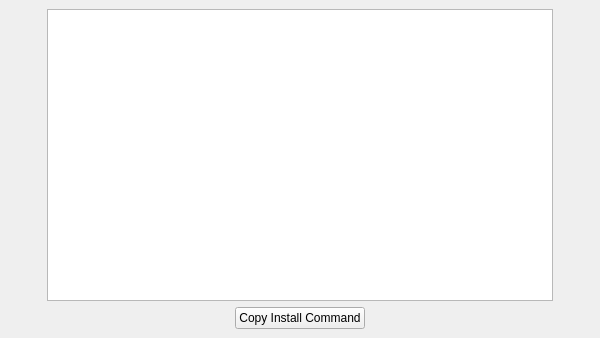
<?xml version="1.0" encoding="UTF-8"?>
<ui version="4.0">
 <class>Screenshots</class>
 <widget class="QWidget" name="Screenshots">
  <property name="geometry">
   <rect>
    <x>0</x>
    <y>0</y>
    <width>600</width>
    <height>338</height>
   </rect>
  </property>
  <property name="windowTitle">
   <string>Form</string>
  </property>
  <property name="styleSheet">
   <string notr="true"/>
  </property>
  <layout class="QHBoxLayout" name="horizontalLayout">
   <property name="leftMargin">
    <number>0</number>
   </property>
   <property name="topMargin">
    <number>0</number>
   </property>
   <property name="rightMargin">
    <number>0</number>
   </property>
   <property name="bottomMargin">
    <number>0</number>
   </property>
   <item>
    <widget class="QWidget" name="widget" native="true">
     <property name="styleSheet">
      <string notr="true"> QWidget#widget
       {
		  color: silver;
         background-image:url(:/icons/texture.png);
		 background-clip: border;

	background-color: qlineargradient(spread:reflect,
                 x1:1, y1:0, x2:1, y2:1, stop:0 
                rgba(24, 25, 26, 190), stop:1 
                rgba(24, 25, 26, 250));
}</string>
     </property>
     <layout class="QHBoxLayout" name="horizontalLayout_2">
      <item>
       <layout class="QVBoxLayout" name="verticalLayout_4">
        <item>
         <spacer name="verticalSpacer_7">
          <property name="orientation">
           <enum>Qt::Vertical</enum>
          </property>
          <property name="sizeType">
           <enum>QSizePolicy::Fixed</enum>
          </property>
          <property name="sizeHint" stdset="0">
           <size>
            <width>20</width>
            <height>24</height>
           </size>
          </property>
         </spacer>
        </item>
        <item>
         <spacer name="verticalSpacer">
          <property name="orientation">
           <enum>Qt::Vertical</enum>
          </property>
          <property name="sizeHint" stdset="0">
           <size>
            <width>20</width>
            <height>40</height>
           </size>
          </property>
         </spacer>
        </item>
        <item>
         <layout class="QVBoxLayout" name="verticalLayout_3">
          <item>
           <widget class="QPushButton" name="previous">
            <property name="sizePolicy">
             <sizepolicy hsizetype="Preferred" vsizetype="Fixed">
              <horstretch>0</horstretch>
              <verstretch>0</verstretch>
             </sizepolicy>
            </property>
            <property name="toolTip">
             <string>Previous (Arrow left)</string>
            </property>
            <property name="styleSheet">
             <string notr="true">background:transparent;
border: none;</string>
            </property>
            <property name="text">
             <string/>
            </property>
            <property name="icon">
             <iconset resource="icons.qrc">
              <normaloff>:/icons/arrow-left-circle-line.png</normaloff>:/icons/arrow-left-circle-line.png</iconset>
            </property>
            <property name="iconSize">
             <size>
              <width>28</width>
              <height>28</height>
             </size>
            </property>
            <property name="shortcut">
             <string>Left</string>
            </property>
           </widget>
          </item>
         </layout>
        </item>
        <item>
         <spacer name="verticalSpacer_2">
          <property name="orientation">
           <enum>Qt::Vertical</enum>
          </property>
          <property name="sizeHint" stdset="0">
           <size>
            <width>20</width>
            <height>40</height>
           </size>
          </property>
         </spacer>
        </item>
        <item>
         <spacer name="verticalSpacer_6">
          <property name="orientation">
           <enum>Qt::Vertical</enum>
          </property>
          <property name="sizeType">
           <enum>QSizePolicy::Fixed</enum>
          </property>
          <property name="sizeHint" stdset="0">
           <size>
            <width>20</width>
            <height>24</height>
           </size>
          </property>
         </spacer>
        </item>
       </layout>
      </item>
      <item>
       <layout class="QVBoxLayout" name="verticalLayout_5">
        <item>
         <widget class="graphicsView" name="graphicsViewWidget">
          <property name="verticalScrollBarPolicy">
           <enum>Qt::ScrollBarAlwaysOff</enum>
          </property>
          <property name="horizontalScrollBarPolicy">
           <enum>Qt::ScrollBarAlwaysOff</enum>
          </property>
         </widget>
        </item>
        <item alignment="Qt::AlignHCenter">
         <widget class="QPushButton" name="copyCommand">
          <property name="sizePolicy">
           <sizepolicy hsizetype="Maximum" vsizetype="Fixed">
            <horstretch>0</horstretch>
            <verstretch>0</verstretch>
           </sizepolicy>
          </property>
          <property name="text">
           <string>Copy Install Command</string>
          </property>
          <property name="icon">
           <iconset resource="icons.qrc">
            <normaloff>:/icons/file-copy-line.png</normaloff>:/icons/file-copy-line.png</iconset>
          </property>
         </widget>
        </item>
       </layout>
      </item>
      <item>
       <layout class="QVBoxLayout" name="verticalLayout_2">
        <item>
         <widget class="QPushButton" name="close">
          <property name="toolTip">
           <string>Close fullscreen view (Esc)</string>
          </property>
          <property name="styleSheet">
           <string notr="true">background:transparent;
border: none;</string>
          </property>
          <property name="text">
           <string/>
          </property>
          <property name="icon">
           <iconset resource="icons.qrc">
            <normaloff>:/icons/close-fill.png</normaloff>:/icons/close-fill.png</iconset>
          </property>
          <property name="iconSize">
           <size>
            <width>28</width>
            <height>28</height>
           </size>
          </property>
          <property name="shortcut">
           <string>Esc</string>
          </property>
         </widget>
        </item>
        <item>
         <spacer name="verticalSpacer_4">
          <property name="orientation">
           <enum>Qt::Vertical</enum>
          </property>
          <property name="sizeHint" stdset="0">
           <size>
            <width>20</width>
            <height>40</height>
           </size>
          </property>
         </spacer>
        </item>
        <item>
         <layout class="QVBoxLayout" name="verticalLayout">
          <item>
           <widget class="QPushButton" name="next">
            <property name="sizePolicy">
             <sizepolicy hsizetype="Preferred" vsizetype="Fixed">
              <horstretch>0</horstretch>
              <verstretch>0</verstretch>
             </sizepolicy>
            </property>
            <property name="toolTip">
             <string>Next (Arrow right)</string>
            </property>
            <property name="styleSheet">
             <string notr="true">background:transparent;
border: none;</string>
            </property>
            <property name="text">
             <string/>
            </property>
            <property name="icon">
             <iconset resource="icons.qrc">
              <normaloff>:/icons/arrow-right-circle-line.png</normaloff>:/icons/arrow-right-circle-line.png</iconset>
            </property>
            <property name="iconSize">
             <size>
              <width>28</width>
              <height>28</height>
             </size>
            </property>
            <property name="shortcut">
             <string>Right</string>
            </property>
           </widget>
          </item>
         </layout>
        </item>
        <item>
         <spacer name="verticalSpacer_3">
          <property name="orientation">
           <enum>Qt::Vertical</enum>
          </property>
          <property name="sizeHint" stdset="0">
           <size>
            <width>20</width>
            <height>40</height>
           </size>
          </property>
         </spacer>
        </item>
        <item>
         <spacer name="verticalSpacer_5">
          <property name="orientation">
           <enum>Qt::Vertical</enum>
          </property>
          <property name="sizeType">
           <enum>QSizePolicy::Fixed</enum>
          </property>
          <property name="sizeHint" stdset="0">
           <size>
            <width>20</width>
            <height>24</height>
           </size>
          </property>
         </spacer>
        </item>
       </layout>
      </item>
     </layout>
    </widget>
   </item>
  </layout>
 </widget>
 <customwidgets>
  <customwidget>
   <class>graphicsView</class>
   <extends>QGraphicsView</extends>
   <header>graphicsview.h</header>
  </customwidget>
 </customwidgets>
 <resources>
  <include location="icons.qrc"/>
 </resources>
 <connections/>
</ui>
